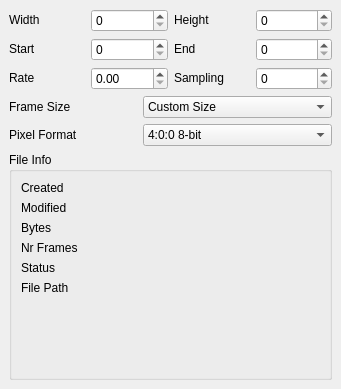
  <widget class="QDockWidget" name="fileDockWidget">
   <property name="sizePolicy">
    <sizepolicy hsizetype="Preferred" vsizetype="Preferred">
     <horstretch>0</horstretch>
     <verstretch>0</verstretch>
    </sizepolicy>
   </property>
   <property name="minimumSize">
    <size>
     <width>341</width>
     <height>389</height>
    </size>
   </property>
   <property name="maximumSize">
    <size>
     <width>524287</width>
     <height>524287</height>
    </size>
   </property>
   <property name="floating">
    <bool>false</bool>
   </property>
   <property name="windowTitle">
    <string>File Options</string>
   </property>
   <attribute name="dockWidgetArea">
    <number>2</number>
   </attribute>
   <widget class="QWidget" name="filedockWidgetContents">
    <layout class="QVBoxLayout" name="verticalLayout_5" stretch="0,0,1">
     <property name="leftMargin">
      <number>9</number>
     </property>
     <property name="topMargin">
      <number>9</number>
     </property>
     <property name="rightMargin">
      <number>9</number>
     </property>
     <property name="bottomMargin">
      <number>9</number>
     </property>
     <item>
      <layout class="QGridLayout" name="fileOptionsGridLeft">
       <property name="leftMargin">
        <number>0</number>
       </property>
       <property name="topMargin">
        <number>0</number>
       </property>
       <property name="rightMargin">
        <number>0</number>
       </property>
       <property name="bottomMargin">
        <number>0</number>
       </property>
       <item row="0" column="2" alignment="Qt::AlignLeft|Qt::AlignVCenter">
        <widget class="QLabel" name="heightlabel">
         <property name="sizePolicy">
          <sizepolicy hsizetype="Fixed" vsizetype="Fixed">
           <horstretch>0</horstretch>
           <verstretch>0</verstretch>
          </sizepolicy>
         </property>
         <property name="text">
          <string>Height</string>
         </property>
         <property name="alignment">
          <set>Qt::AlignLeading|Qt::AlignLeft|Qt::AlignVCenter</set>
         </property>
        </widget>
       </item>
       <item row="2" column="1">
        <widget class="QDoubleSpinBox" name="rateSpinBox">
         <property name="sizePolicy">
          <sizepolicy hsizetype="Preferred" vsizetype="Fixed">
           <horstretch>0</horstretch>
           <verstretch>0</verstretch>
          </sizepolicy>
         </property>
         <property name="minimumSize">
          <size>
           <width>0</width>
           <height>0</height>
          </size>
         </property>
         <property name="decimals">
          <number>2</number>
         </property>
         <property name="maximum">
          <double>300.000000000000000</double>
         </property>
         <property name="singleStep">
          <double>0.100000000000000</double>
         </property>
         <property name="value">
          <double>0.000000000000000</double>
         </property>
        </widget>
       </item>
       <item row="0" column="1">
        <widget class="QSpinBox" name="widthSpinBox">
         <property name="sizePolicy">
          <sizepolicy hsizetype="Preferred" vsizetype="Fixed">
           <horstretch>0</horstretch>
           <verstretch>0</verstretch>
          </sizepolicy>
         </property>
         <property name="maximum">
          <number>100000</number>
         </property>
         <property name="value">
          <number>0</number>
         </property>
        </widget>
       </item>
       <item row="0" column="0" alignment="Qt::AlignLeft|Qt::AlignVCenter">
        <widget class="QLabel" name="widthLabel">
         <property name="sizePolicy">
          <sizepolicy hsizetype="Minimum" vsizetype="Fixed">
           <horstretch>0</horstretch>
           <verstretch>0</verstretch>
          </sizepolicy>
         </property>
         <property name="text">
          <string>Width</string>
         </property>
         <property name="alignment">
          <set>Qt::AlignLeading|Qt::AlignLeft|Qt::AlignVCenter</set>
         </property>
        </widget>
       </item>
       <item row="1" column="1">
        <widget class="QSpinBox" name="startoffsetSpinBox">
         <property name="sizePolicy">
          <sizepolicy hsizetype="Preferred" vsizetype="Fixed">
           <horstretch>0</horstretch>
           <verstretch>0</verstretch>
          </sizepolicy>
         </property>
         <property name="maximum">
          <number>100000</number>
         </property>
         <property name="value">
          <number>0</number>
         </property>
        </widget>
       </item>
       <item row="2" column="0" alignment="Qt::AlignLeft|Qt::AlignVCenter">
        <widget class="QLabel" name="rateLabel">
         <property name="sizePolicy">
          <sizepolicy hsizetype="Fixed" vsizetype="Fixed">
           <horstretch>0</horstretch>
           <verstretch>0</verstretch>
          </sizepolicy>
         </property>
         <property name="text">
          <string>Rate</string>
         </property>
         <property name="alignment">
          <set>Qt::AlignLeading|Qt::AlignLeft|Qt::AlignVCenter</set>
         </property>
        </widget>
       </item>
       <item row="1" column="0" alignment="Qt::AlignLeft|Qt::AlignVCenter">
        <widget class="QLabel" name="startoffsetLabel">
         <property name="sizePolicy">
          <sizepolicy hsizetype="Fixed" vsizetype="Fixed">
           <horstretch>0</horstretch>
           <verstretch>0</verstretch>
          </sizepolicy>
         </property>
         <property name="text">
          <string>Start</string>
         </property>
         <property name="alignment">
          <set>Qt::AlignLeading|Qt::AlignLeft|Qt::AlignVCenter</set>
         </property>
        </widget>
       </item>
       <item row="0" column="3">
        <widget class="QSpinBox" name="heightSpinBox">
         <property name="sizePolicy">
          <sizepolicy hsizetype="Preferred" vsizetype="Fixed">
           <horstretch>0</horstretch>
           <verstretch>0</verstretch>
          </sizepolicy>
         </property>
         <property name="maximum">
          <number>9999</number>
         </property>
        </widget>
       </item>
       <item row="1" column="2" alignment="Qt::AlignLeft|Qt::AlignVCenter">
        <widget class="QLabel" name="endLabel">
         <property name="sizePolicy">
          <sizepolicy hsizetype="Fixed" vsizetype="Fixed">
           <horstretch>0</horstretch>
           <verstretch>0</verstretch>
          </sizepolicy>
         </property>
         <property name="text">
          <string>End</string>
         </property>
         <property name="alignment">
          <set>Qt::AlignLeading|Qt::AlignLeft|Qt::AlignVCenter</set>
         </property>
        </widget>
       </item>
       <item row="1" column="3">
        <widget class="QSpinBox" name="endSpinBox">
         <property name="sizePolicy">
          <sizepolicy hsizetype="Preferred" vsizetype="Fixed">
           <horstretch>0</horstretch>
           <verstretch>0</verstretch>
          </sizepolicy>
         </property>
         <property name="minimum">
          <number>0</number>
         </property>
         <property name="maximum">
          <number>9999</number>
         </property>
         <property name="value">
          <number>0</number>
         </property>
        </widget>
       </item>
       <item row="2" column="2" alignment="Qt::AlignLeft|Qt::AlignVCenter">
        <widget class="QLabel" name="samplingLabel">
         <property name="sizePolicy">
          <sizepolicy hsizetype="Fixed" vsizetype="Fixed">
           <horstretch>0</horstretch>
           <verstretch>0</verstretch>
          </sizepolicy>
         </property>
         <property name="text">
          <string>Sampling</string>
         </property>
         <property name="alignment">
          <set>Qt::AlignLeading|Qt::AlignLeft|Qt::AlignVCenter</set>
         </property>
        </widget>
       </item>
       <item row="2" column="3">
        <widget class="QSpinBox" name="samplingSpinBox">
         <property name="sizePolicy">
          <sizepolicy hsizetype="Preferred" vsizetype="Fixed">
           <horstretch>0</horstretch>
           <verstretch>0</verstretch>
          </sizepolicy>
         </property>
         <property name="maximum">
          <number>9999</number>
         </property>
        </widget>
       </item>
      </layout>
     </item>
     <item>
      <layout class="QGridLayout" name="fileOptionsGrid">
       <property name="leftMargin">
        <number>0</number>
       </property>
       <property name="topMargin">
        <number>0</number>
       </property>
       <property name="rightMargin">
        <number>0</number>
       </property>
       <property name="bottomMargin">
        <number>0</number>
       </property>
       <item row="0" column="0" alignment="Qt::AlignLeft|Qt::AlignVCenter">
        <widget class="QLabel" name="framesizeLabel">
         <property name="sizePolicy">
          <sizepolicy hsizetype="Fixed" vsizetype="Fixed">
           <horstretch>0</horstretch>
           <verstretch>0</verstretch>
          </sizepolicy>
         </property>
         <property name="text">
          <string>Frame Size</string>
         </property>
         <property name="alignment">
          <set>Qt::AlignLeading|Qt::AlignLeft|Qt::AlignVCenter</set>
         </property>
        </widget>
       </item>
       <item row="0" column="1">
        <widget class="QComboBox" name="framesizeComboBox">
         <property name="sizePolicy">
          <sizepolicy hsizetype="Preferred" vsizetype="Fixed">
           <horstretch>0</horstretch>
           <verstretch>0</verstretch>
          </sizepolicy>
         </property>
         <item>
          <property name="text">
           <string>Custom Size</string>
          </property>
         </item>
         <item>
          <property name="text">
           <string>QCIF - (176x144)</string>
          </property>
         </item>
         <item>
          <property name="text">
           <string>QVGA - (320x240)</string>
          </property>
         </item>
         <item>
          <property name="text">
           <string>WQVGA - (416x240)</string>
          </property>
         </item>
         <item>
          <property name="text">
           <string>CIF - (352x288)</string>
          </property>
         </item>
         <item>
          <property name="text">
           <string>VGA - (640x480)</string>
          </property>
         </item>
         <item>
          <property name="text">
           <string>WVGA - (832x480)</string>
          </property>
         </item>
         <item>
          <property name="text">
           <string>4CIF - (704x576)</string>
          </property>
         </item>
         <item>
          <property name="text">
           <string>ITU R.BT601 - (720x576)</string>
          </property>
         </item>
         <item>
          <property name="text">
           <string>720i/p - (1280x720)</string>
          </property>
         </item>
         <item>
          <property name="text">
           <string>1080i/p - (1920x1080)</string>
          </property>
         </item>
         <item>
          <property name="text">
           <string>4k x 2k - (3840x2160)</string>
          </property>
         </item>
         <item>
          <property name="text">
           <string>XGA - (1024x768)</string>
          </property>
         </item>
         <item>
          <property name="text">
           <string>XGA+ - (1280x960)</string>
          </property>
         </item>
        </widget>
       </item>
       <item row="1" column="0" alignment="Qt::AlignLeft|Qt::AlignVCenter">
        <widget class="QLabel" name="PixelFormatLabel">
         <property name="sizePolicy">
          <sizepolicy hsizetype="Fixed" vsizetype="Fixed">
           <horstretch>0</horstretch>
           <verstretch>0</verstretch>
          </sizepolicy>
         </property>
         <property name="text">
          <string>Pixel Format</string>
         </property>
         <property name="alignment">
          <set>Qt::AlignLeading|Qt::AlignLeft|Qt::AlignVCenter</set>
         </property>
        </widget>
       </item>
       <item row="1" column="1">
        <widget class="QComboBox" name="pixelFormatComboBox">
         <property name="sizePolicy">
          <sizepolicy hsizetype="Preferred" vsizetype="Fixed">
           <horstretch>0</horstretch>
           <verstretch>0</verstretch>
          </sizepolicy>
         </property>
         <item>
          <property name="text">
           <string>4:0:0 8-bit </string>
          </property>
         </item>
         <item>
          <property name="text">
           <string>4:1:1 Y'CbCr 8-bit planar</string>
          </property>
         </item>
         <item>
          <property name="text">
           <string>4:2:0 Y'CbCr 8-bit planar</string>
          </property>
         </item>
         <item>
          <property name="text">
           <string>4:2:0 Y'CbCr 10-bit LE planar</string>
          </property>
         </item>
         <item>
          <property name="text">
           <string>4:2:2 Y'CbCr 8-bit planar</string>
          </property>
         </item>
         <item>
          <property name="text">
           <string>4:4:4 Y'CbCr 8-bit planar</string>
          </property>
         </item>
        </widget>
       </item>
      </layout>
     </item>
     <item>
      <widget class="QGroupBox" name="FileInfo">
       <property name="title">
        <string>File Info</string>
       </property>
       <layout class="QGridLayout" name="fileInfosGrid">
        <property name="leftMargin">
         <number>9</number>
        </property>
        <property name="topMargin">
         <number>9</number>
        </property>
        <property name="rightMargin">
         <number>9</number>
        </property>
        <property name="bottomMargin">
         <number>9</number>
        </property>
        <item row="3" column="0" alignment="Qt::AlignLeft|Qt::AlignVCenter">
         <widget class="QLabel" name="nrFramesLabel">
          <property name="sizePolicy">
           <sizepolicy hsizetype="Fixed" vsizetype="Fixed">
            <horstretch>0</horstretch>
            <verstretch>0</verstretch>
           </sizepolicy>
          </property>
          <property name="text">
           <string>Nr Frames</string>
          </property>
         </widget>
        </item>
        <item row="0" column="0" alignment="Qt::AlignLeft|Qt::AlignVCenter">
         <widget class="QLabel" name="createdLabel">
          <property name="sizePolicy">
           <sizepolicy hsizetype="Fixed" vsizetype="Fixed">
            <horstretch>0</horstretch>
            <verstretch>0</verstretch>
           </sizepolicy>
          </property>
          <property name="text">
           <string>Created</string>
          </property>
          <property name="alignment">
           <set>Qt::AlignLeading|Qt::AlignLeft|Qt::AlignVCenter</set>
          </property>
         </widget>
        </item>
        <item row="2" column="0" alignment="Qt::AlignLeft">
         <widget class="QLabel" name="nrBytesLabel">
          <property name="sizePolicy">
           <sizepolicy hsizetype="Fixed" vsizetype="Fixed">
            <horstretch>0</horstretch>
            <verstretch>0</verstretch>
           </sizepolicy>
          </property>
          <property name="text">
           <string>Bytes</string>
          </property>
          <property name="alignment">
           <set>Qt::AlignLeading|Qt::AlignLeft|Qt::AlignVCenter</set>
          </property>
         </widget>
        </item>
        <item row="1" column="0" alignment="Qt::AlignLeft|Qt::AlignVCenter">
         <widget class="QLabel" name="modifiedLabel">
          <property name="sizePolicy">
           <sizepolicy hsizetype="Fixed" vsizetype="Fixed">
            <horstretch>0</horstretch>
            <verstretch>0</verstretch>
           </sizepolicy>
          </property>
          <property name="text">
           <string>Modified</string>
          </property>
          <property name="alignment">
           <set>Qt::AlignLeading|Qt::AlignLeft|Qt::AlignVCenter</set>
          </property>
         </widget>
        </item>
        <item row="5" column="0" alignment="Qt::AlignLeft">
         <widget class="QLabel" name="filepathLabel">
          <property name="enabled">
           <bool>true</bool>
          </property>
          <property name="sizePolicy">
           <sizepolicy hsizetype="Fixed" vsizetype="Preferred">
            <horstretch>0</horstretch>
            <verstretch>0</verstretch>
           </sizepolicy>
          </property>
          <property name="minimumSize">
           <size>
            <width>0</width>
            <height>0</height>
           </size>
          </property>
          <property name="text">
           <string>File Path</string>
          </property>
          <property name="alignment">
           <set>Qt::AlignLeading|Qt::AlignLeft|Qt::AlignTop</set>
          </property>
         </widget>
        </item>
        <item row="2" column="1">
         <widget class="QLabel" name="nrBytesText">
          <property name="text">
           <string/>
          </property>
         </widget>
        </item>
        <item row="3" column="1">
         <widget class="QLabel" name="nrFramesText">
          <property name="sizePolicy">
           <sizepolicy hsizetype="Preferred" vsizetype="Fixed">
            <horstretch>0</horstretch>
            <verstretch>0</verstretch>
           </sizepolicy>
          </property>
          <property name="text">
           <string/>
          </property>
         </widget>
        </item>
        <item row="4" column="0" alignment="Qt::AlignLeft">
         <widget class="QLabel" name="statusLabel">
          <property name="sizePolicy">
           <sizepolicy hsizetype="Fixed" vsizetype="Fixed">
            <horstretch>0</horstretch>
            <verstretch>0</verstretch>
           </sizepolicy>
          </property>
          <property name="text">
           <string>Status</string>
          </property>
         </widget>
        </item>
        <item row="4" column="1">
         <widget class="QLabel" name="statusText">
          <property name="text">
           <string/>
          </property>
          <property name="wordWrap">
           <bool>true</bool>
          </property>
         </widget>
        </item>
        <item row="0" column="1">
         <widget class="QLabel" name="createdText">
          <property name="sizePolicy">
           <sizepolicy hsizetype="Preferred" vsizetype="Fixed">
            <horstretch>0</horstretch>
            <verstretch>0</verstretch>
           </sizepolicy>
          </property>
          <property name="text">
           <string/>
          </property>
          <property name="wordWrap">
           <bool>true</bool>
          </property>
         </widget>
        </item>
        <item row="5" column="1">
         <widget class="QLabel" name="filepathText">
          <property name="text">
           <string/>
          </property>
          <property name="alignment">
           <set>Qt::AlignLeading|Qt::AlignLeft|Qt::AlignTop</set>
          </property>
          <property name="wordWrap">
           <bool>true</bool>
          </property>
         </widget>
        </item>
        <item row="1" column="1">
         <widget class="QLabel" name="modifiedText">
          <property name="sizePolicy">
           <sizepolicy hsizetype="Preferred" vsizetype="Fixed">
            <horstretch>0</horstretch>
            <verstretch>0</verstretch>
           </sizepolicy>
          </property>
          <property name="text">
           <string/>
          </property>
          <property name="wordWrap">
           <bool>true</bool>
          </property>
         </widget>
        </item>
       </layout>
      </widget>
     </item>
    </layout>
   </widget>
  </widget>
